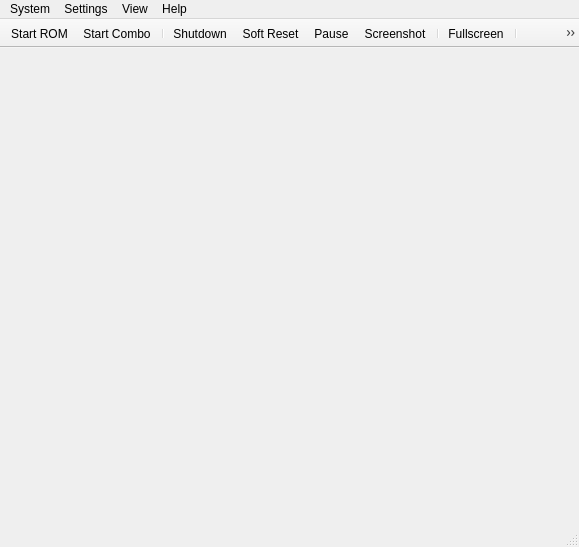
<?xml version="1.0" encoding="UTF-8"?>
<ui version="4.0">
 <class>MainWindow</class>
 <widget class="QMainWindow" name="MainWindow">
  <property name="geometry">
   <rect>
    <x>0</x>
    <y>0</y>
    <width>579</width>
    <height>547</height>
   </rect>
  </property>
  <property name="windowTitle">
   <string>Rosalie's Mupen GUI (VERSION)</string>
  </property>
  <property name="windowIcon">
   <iconset resource="UIResources.qrc">
    <normaloff>:/Resource/RMG.png</normaloff>:/Resource/RMG.png</iconset>
  </property>
  <widget class="QWidget" name="centralwidget">
   <layout class="QHBoxLayout" name="horizontalLayout"/>
  </widget>
  <widget class="QMenuBar" name="menubar">
   <property name="geometry">
    <rect>
     <x>0</x>
     <y>0</y>
     <width>579</width>
     <height>22</height>
    </rect>
   </property>
   <widget class="QMenu" name="menuSystem">
    <property name="title">
     <string>System</string>
    </property>
    <widget class="QMenu" name="menuReset">
     <property name="title">
      <string>Reset</string>
     </property>
     <property name="icon">
      <iconset theme="restart-line">
       <normaloff>.</normaloff>.</iconset>
     </property>
     <addaction name="action_System_SoftReset"/>
     <addaction name="action_System_HardReset"/>
    </widget>
    <widget class="QMenu" name="menuCurrent_Save_State">
     <property name="title">
      <string>Current Save State</string>
     </property>
     <addaction name="actionSlot_0"/>
     <addaction name="actionSlot_1"/>
     <addaction name="actionSlot_2"/>
     <addaction name="actionSlot_3"/>
     <addaction name="actionSlot_4"/>
     <addaction name="actionSlot_5"/>
     <addaction name="actionSlot_6"/>
     <addaction name="actionSlot_7"/>
     <addaction name="actionSlot_8"/>
     <addaction name="actionSlot_9"/>
    </widget>
    <addaction name="action_System_StartRom"/>
    <addaction name="action_System_OpenCombo"/>
    <addaction name="separator"/>
    <addaction name="action_System_Shutdown"/>
    <addaction name="menuReset"/>
    <addaction name="action_System_Pause"/>
    <addaction name="separator"/>
    <addaction name="action_System_Screenshot"/>
    <addaction name="separator"/>
    <addaction name="action_System_LimitFPS"/>
    <addaction name="separator"/>
    <addaction name="action_System_SaveState"/>
    <addaction name="action_System_SaveAs"/>
    <addaction name="action_System_LoadState"/>
    <addaction name="action_System_Load"/>
    <addaction name="separator"/>
    <addaction name="menuCurrent_Save_State"/>
    <addaction name="separator"/>
    <addaction name="action_System_Cheats"/>
    <addaction name="action_System_GSButton"/>
    <addaction name="separator"/>
    <addaction name="action_System_Exit"/>
   </widget>
   <widget class="QMenu" name="menuSettings">
    <property name="title">
     <string>Settings</string>
    </property>
    <addaction name="action_Settings_Graphics"/>
    <addaction name="action_Settings_Audio"/>
    <addaction name="action_Settings_Rsp"/>
    <addaction name="action_Settings_Input"/>
    <addaction name="separator"/>
    <addaction name="action_Settings_Settings"/>
   </widget>
   <widget class="QMenu" name="menuView">
    <property name="title">
     <string>View</string>
    </property>
    <addaction name="action_View_Toolbar"/>
    <addaction name="action_View_StatusBar"/>
    <addaction name="separator"/>
    <addaction name="action_View_GameList"/>
    <addaction name="action_View_GameGrid"/>
    <addaction name="separator"/>
    <addaction name="action_View_Fullscreen"/>
    <addaction name="separator"/>
    <addaction name="action_View_RefreshRoms"/>
    <addaction name="separator"/>
    <addaction name="action_View_Log"/>
   </widget>
   <widget class="QMenu" name="menuHelp">
    <property name="title">
     <string>Help</string>
    </property>
    <addaction name="action_Help_Github"/>
    <addaction name="separator"/>
    <addaction name="action_Help_About"/>
   </widget>
   <addaction name="menuSystem"/>
   <addaction name="menuSettings"/>
   <addaction name="menuView"/>
   <addaction name="menuHelp"/>
  </widget>
  <widget class="QStatusBar" name="statusbar"/>
  <widget class="QToolBar" name="toolBar">
   <property name="windowTitle">
    <string>toolBar</string>
   </property>
   <property name="movable">
    <bool>false</bool>
   </property>
   <property name="toolButtonStyle">
    <enum>Qt::ToolButtonTextUnderIcon</enum>
   </property>
   <attribute name="toolBarArea">
    <enum>TopToolBarArea</enum>
   </attribute>
   <attribute name="toolBarBreak">
    <bool>false</bool>
   </attribute>
   <addaction name="action_System_StartRom"/>
   <addaction name="action_System_OpenCombo"/>
   <addaction name="separator"/>
   <addaction name="action_System_Shutdown"/>
   <addaction name="action_System_SoftReset"/>
   <addaction name="action_System_Pause"/>
   <addaction name="action_System_Screenshot"/>
   <addaction name="separator"/>
   <addaction name="action_View_Fullscreen"/>
   <addaction name="separator"/>
   <addaction name="action_Settings_Settings"/>
  </widget>
  <action name="action_System_StartRom">
   <property name="icon">
    <iconset theme="file-line">
     <normaloff>.</normaloff>.</iconset>
   </property>
   <property name="text">
    <string>Start ROM</string>
   </property>
  </action>
  <action name="action_System_OpenCombo">
   <property name="icon">
    <iconset theme="file-line">
     <normaloff>.</normaloff>.</iconset>
   </property>
   <property name="text">
    <string>Start Combo</string>
   </property>
  </action>
  <action name="action_System_Shutdown">
   <property name="icon">
    <iconset theme="shut-down-line">
     <normaloff>.</normaloff>.</iconset>
   </property>
   <property name="text">
    <string>Shutdown</string>
   </property>
  </action>
  <action name="action_System_SoftReset">
   <property name="icon">
    <iconset theme="restart-line">
     <normaloff>.</normaloff>.</iconset>
   </property>
   <property name="text">
    <string>Soft Reset</string>
   </property>
  </action>
  <action name="action_System_HardReset">
   <property name="icon">
    <iconset theme="restart-line">
     <normaloff>.</normaloff>.</iconset>
   </property>
   <property name="text">
    <string>Hard Reset</string>
   </property>
  </action>
  <action name="action_System_Pause">
   <property name="checkable">
    <bool>true</bool>
   </property>
   <property name="icon">
    <iconset theme="pause-line">
     <normaloff>.</normaloff>.</iconset>
   </property>
   <property name="text">
    <string>Pause</string>
   </property>
  </action>
  <action name="action_System_Screenshot">
   <property name="icon">
    <iconset theme="screenshot-2-line">
     <normaloff>.</normaloff>.</iconset>
   </property>
   <property name="text">
    <string>Screenshot</string>
   </property>
  </action>
  <action name="action_System_LimitFPS">
   <property name="checkable">
    <bool>true</bool>
   </property>
   <property name="icon">
    <iconset theme="speed-line">
     <normaloff>.</normaloff>.</iconset>
   </property>
   <property name="text">
    <string>Limit FPS</string>
   </property>
  </action>
  <action name="action_System_SaveState">
   <property name="icon">
    <iconset theme="save-3-line">
     <normaloff>.</normaloff>.</iconset>
   </property>
   <property name="text">
    <string>Save State</string>
   </property>
  </action>
  <action name="action_System_SaveAs">
   <property name="icon">
    <iconset theme="save-3-line">
     <normaloff>.</normaloff>.</iconset>
   </property>
   <property name="text">
    <string>Save As...</string>
   </property>
  </action>
  <action name="action_System_LoadState">
   <property name="icon">
    <iconset theme="folder-open-line">
     <normaloff>.</normaloff>.</iconset>
   </property>
   <property name="text">
    <string>Load State</string>
   </property>
  </action>
  <action name="action_System_Load">
   <property name="icon">
    <iconset theme="folder-open-line">
     <normaloff>.</normaloff>.</iconset>
   </property>
   <property name="text">
    <string>Load...</string>
   </property>
  </action>
  <action name="actionSlot_0">
   <property name="checkable">
    <bool>true</bool>
   </property>
   <property name="text">
    <string>Slot 0</string>
   </property>
  </action>
  <action name="actionSlot_1">
   <property name="checkable">
    <bool>true</bool>
   </property>
   <property name="text">
    <string>Slot 1</string>
   </property>
  </action>
  <action name="actionSlot_2">
   <property name="checkable">
    <bool>true</bool>
   </property>
   <property name="text">
    <string>Slot 2</string>
   </property>
  </action>
  <action name="actionSlot_3">
   <property name="checkable">
    <bool>true</bool>
   </property>
   <property name="text">
    <string>Slot 3</string>
   </property>
  </action>
  <action name="actionSlot_4">
   <property name="checkable">
    <bool>true</bool>
   </property>
   <property name="text">
    <string>Slot 4</string>
   </property>
  </action>
  <action name="actionSlot_5">
   <property name="checkable">
    <bool>true</bool>
   </property>
   <property name="text">
    <string>Slot 5</string>
   </property>
  </action>
  <action name="actionSlot_6">
   <property name="checkable">
    <bool>true</bool>
   </property>
   <property name="text">
    <string>Slot 6</string>
   </property>
  </action>
  <action name="actionSlot_7">
   <property name="checkable">
    <bool>true</bool>
   </property>
   <property name="text">
    <string>Slot 7</string>
   </property>
  </action>
  <action name="actionSlot_8">
   <property name="checkable">
    <bool>true</bool>
   </property>
   <property name="text">
    <string>Slot 8</string>
   </property>
  </action>
  <action name="actionSlot_9">
   <property name="checkable">
    <bool>true</bool>
   </property>
   <property name="text">
    <string>Slot 9</string>
   </property>
  </action>
  <action name="action_System_Cheats">
   <property name="icon">
    <iconset theme="code-box-line">
     <normaloff>.</normaloff>.</iconset>
   </property>
   <property name="text">
    <string>Cheats...</string>
   </property>
  </action>
  <action name="action_System_GSButton">
   <property name="text">
    <string>GS Button</string>
   </property>
  </action>
  <action name="action_System_Exit">
   <property name="icon">
    <iconset theme="door-open-line">
     <normaloff>.</normaloff>.</iconset>
   </property>
   <property name="text">
    <string>Exit</string>
   </property>
  </action>
  <action name="action_Settings_Graphics">
   <property name="icon">
    <iconset theme="brush-line">
     <normaloff>.</normaloff>.</iconset>
   </property>
   <property name="text">
    <string>Graphics</string>
   </property>
  </action>
  <action name="action_Settings_Input">
   <property name="icon">
    <iconset theme="gamepad-line">
     <normaloff>.</normaloff>.</iconset>
   </property>
   <property name="text">
    <string>Input</string>
   </property>
  </action>
  <action name="action_Settings_Rsp">
   <property name="icon">
    <iconset theme="settings-3-line">
     <normaloff>.</normaloff>.</iconset>
   </property>
   <property name="text">
    <string>RSP</string>
   </property>
  </action>
  <action name="action_Settings_Audio">
   <property name="icon">
    <iconset theme="volume-up-line">
     <normaloff>.</normaloff>.</iconset>
   </property>
   <property name="text">
    <string>Audio</string>
   </property>
  </action>
  <action name="action_Settings_Settings">
   <property name="icon">
    <iconset theme="settings-3-line">
     <normaloff>.</normaloff>.</iconset>
   </property>
   <property name="text">
    <string>Settings</string>
   </property>
  </action>
  <action name="action_View_Fullscreen">
   <property name="icon">
    <iconset theme="fullscreen-line">
     <normaloff>.</normaloff>.</iconset>
   </property>
   <property name="text">
    <string>Fullscreen</string>
   </property>
  </action>
  <action name="action_Help_Github">
   <property name="text">
    <string>Github Repository</string>
   </property>
  </action>
  <action name="action_Help_About">
   <property name="text">
    <string>About RMG</string>
   </property>
  </action>
  <action name="action_View_Toolbar">
   <property name="checkable">
    <bool>true</bool>
   </property>
   <property name="text">
    <string>Toolbar</string>
   </property>
  </action>
  <action name="action_View_StatusBar">
   <property name="checkable">
    <bool>true</bool>
   </property>
   <property name="text">
    <string>Status Bar</string>
   </property>
  </action>
  <action name="action_View_GameList">
   <property name="icon">
    <iconset theme="list-check">
     <normaloff>.</normaloff>.</iconset>
   </property>
   <property name="text">
    <string>Game List</string>
   </property>
  </action>
  <action name="action_View_GameGrid">
   <property name="icon">
    <iconset theme="function-line">
     <normaloff>.</normaloff>.</iconset>
   </property>
   <property name="text">
    <string>Game Grid</string>
   </property>
  </action>
  <action name="action_View_RefreshRoms">
   <property name="icon">
    <iconset theme="refresh-line">
     <normaloff>.</normaloff>.</iconset>
   </property>
   <property name="text">
    <string>Refresh ROMs</string>
   </property>
  </action>
  <action name="action_View_Log">
    <property name="icon">
    <iconset theme="file-list-line">
     <normaloff>.</normaloff>.</iconset>
   </property>
   <property name="text">
    <string>Log</string>
   </property>
  </action>
 </widget>
 <resources>
  <include location="UIResources.qrc"/>
 </resources>
 <connections/>
</ui>
